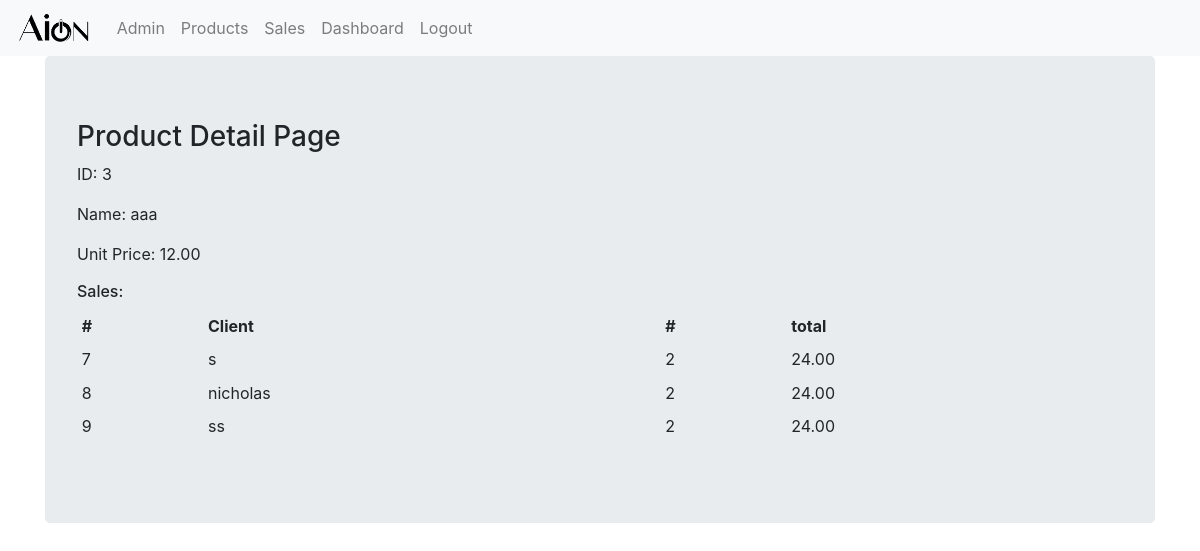
Screenshot of /sales_app/products/3/ with the database file from the repository.
### sales_app/models.py (models this page shows, shortened)
class Product(models.Model):
    name = models.CharField(max_length=256, unique=True)
    price = models.DecimalField(decimal_places=2, max_digits=32)

class Sale(models.Model):
    product_name = models.ForeignKey(Product, related_name='sales', on_delete=models.PROTECT)
    client_name = models.CharField(max_length=256)
    quantity = models.PositiveIntegerField()
    amount = models.DecimalField(decimal_places=2, max_digits=32, blank=True, null=True)

### sales_app/views.py (the view)
# urls.py: path('products/<int:pk>/', views.ProductDetailView.as_view(), name='product_detail'),
class ProductDetailView(DetailView):
    context_object_name = 'product_detail'
    model = models.Product
    template_name = 'sales_app/product_detail.html'

### sales_app/templates/sales_app/product_detail.html
{% extends "sales_app/sales_app_base.html" %}
{% block body_block %}
<div class="jumbotron">
  <h3>
    Product Detail Page
  </h3>
  <p>ID: {{product_detail.id}}</p>
  <p>Name: {{product_detail.name}}</p>
  <p>Unit Price: {{product_detail.price}}</p>
  <h6>Sales: </h6>
  <table class="table table-sm table-hover table-borderless">
    <thead>
      <tr>
        <th scope="col">#</th>
        <th scope="col">Client</th>
        <th scope="col">#</th>
        <th scope="col">total</th>
      </tr>
    </thead>
    <tbody>
      {% for sale in product_detail.sales.all %}
      <tr>
        <td>{{sale.pk}}</td>
        <td>{{sale.client_name}}</td>
        <td>{{sale.quantity}}</td>
        <td>{{sale.amount}}</td>
      </tr>
      {% endfor %}
    </tbody>
  </table>
</div>
{% endblock %}

### rows the page displays
Product: id "3", name "aaa", price "12.00"
Sale: pk "7", client_name "s", quantity "2", amount "24.00"
Sale: pk "8", client_name "nicholas", quantity "2", amount "24.00"
Sale: pk "9", client_name "ss", quantity "2", amount "24.00"
